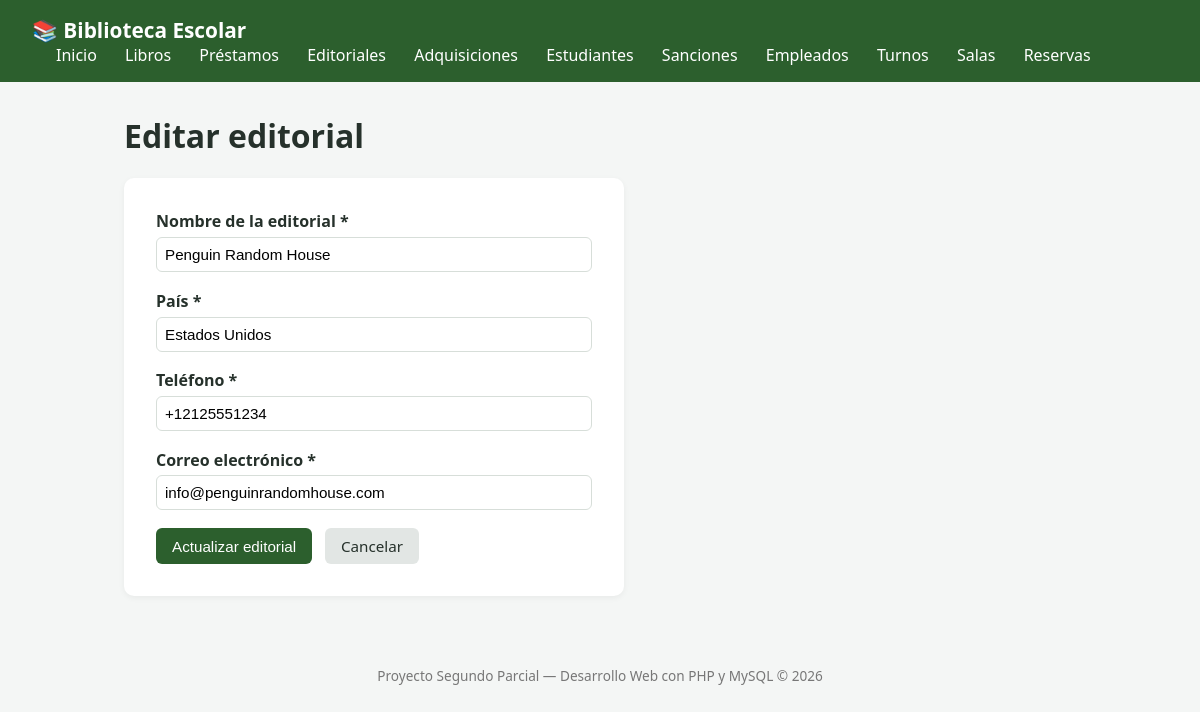
/index.php?route=editoriales/edit&id=2, run on the app's committed database.
### tables this page shows
CREATE TABLE IF NOT EXISTS editoriales (
    id INT AUTO_INCREMENT PRIMARY KEY,
    nombre VARCHAR(150) NOT NULL,
    pais VARCHAR(80) NOT NULL,
    telefono VARCHAR(20) NOT NULL,
    email VARCHAR(150) NOT NULL UNIQUE,
    creado_en TIMESTAMP DEFAULT CURRENT_TIMESTAMP
);

### app/controllers/editorialController.php (called while the page is built, shortened)
<?php
require_once __DIR__ . '/../models/editorial.php';
class EditorialController
{
    public function editar(int $id): void
    {
        $datos = $this->buscarPorId($id);
        require __DIR__ . '/../views/editoriales/edit.php';
    }
    private function buscarPorId(int $id): ?array
    {
        $resultados = editorial::busqueda($id, '', '');
        foreach ($resultados as $fila) {
            if ((int) $fila['id'] === $id) {
                return $fila;
            }
        }
        return null;
    }
}

### app/models/editorial.php (called while the page is built, shortened)
<?php
class editorial{
    public static function busqueda($id, $nombre, $pais)
    {
        $conn = Conexion::conectar();
        $bd_id = (int)$id;
        $bd_nombre = $conn->real_escape_string($nombre);
        $bd_pais = $conn->real_escape_string($pais);
        $sql = "SELECT id, nombre, pais, telefono, email
                FROM editoriales
                WHERE id = '$bd_id' OR nombre = '$bd_nombre' OR pais = '$bd_pais'
                LIMIT 5";
        $res = $conn->query($sql);
        $editoriales = [];
        while ($fila = $res->fetch_assoc()) {
            $editoriales[] = $fila;
        }
        return $editoriales;
    }
}
?>

### app/views/editoriales/edit.php (the view, shortened to what this page needs)
<?php require __DIR__ . '/../header.php'; ?>
<h1>Editar editorial</h1>
<form action="index.php?route=editoriales/update&id=<?= $datos['id'] ?>" method="POST" class="formulario" novalidate id="form-editorial">
    <div class="campo">
        <label for="nombre">Nombre de la editorial *</label>
        <input type="text" id="nombre" name="nombre" required maxlength="150"
               value="<?= htmlspecialchars($datos['nombre'] ?? '') ?>">
    </div>
    <div class="campo">
        <label for="pais">País *</label>
        <input type="text" id="pais" name="pais" required maxlength="80"
               value="<?= htmlspecialchars($datos['pais'] ?? '') ?>">
    </div>
    <div class="campo">
        <label for="telefono">Teléfono *</label>
        <input type="text" id="telefono" name="telefono" required maxlength="20"
               value="<?= htmlspecialchars($datos['telefono'] ?? '') ?>">
    </div>
    <div class="campo">
        <label for="email">Correo electrónico *</label>
        <input type="email" id="email" name="email" required maxlength="150"
               value="<?= htmlspecialchars($datos['email'] ?? '') ?>">
    </div>
    <div class="acciones-form">
        <button type="submit" class="btn btn-primary">Actualizar editorial</button>
        <a href="index.php?route=editoriales" class="btn">Cancelar</a>
    </div>
</form>
<?php require __DIR__ . '/../footer.php'; ?>

### public/css/style.css (style rules this page uses)
:root { --color-primario: #2c5f2d; --color-primario-oscuro: #1e4220; --color-fondo: #f4f6f5; --color-texto: #26312b; --color-borde: #d7ded9; --color-error: #c0392b; --color-exito: #27924b; --color-advertencia: #b8860b; }
* { box-sizing: border-box; }
body { margin: 0; font-family: 'Segoe UI', Arial, sans-serif; background-color: var(--color-fondo); color: var(--color-texto); }
.btn { display: inline-block; padding: 0.5rem 1rem; border-radius: 6px; text-decoration: none; background: #e2e6e4; color: var(--color-texto); border: none; cursor: pointer; font-size: 0.95rem; }
.btn-primary { background-color: var(--color-primario); color: white; }
.formulario { background: white; padding: 2rem; border-radius: 10px; max-width: 500px; box-shadow: 0 2px 6px rgba(0,0,0,0.05); }
.campo { margin-bottom: 1.1rem; display: flex; flex-direction: column; }
.campo label { font-weight: 600; margin-bottom: 0.3rem; }
.campo input, .campo select { padding: 0.5rem; border: 1px solid var(--color-borde); border-radius: 6px; font-size: 0.95rem; }
.acciones-form { display: flex; gap: 0.8rem; margin-top: 1rem; }

### data on the page
editoriales: nombre "Penguin Random House", pais "Estados Unidos", telefono "+12125551234", email "info@penguinrandomhouse.com"
